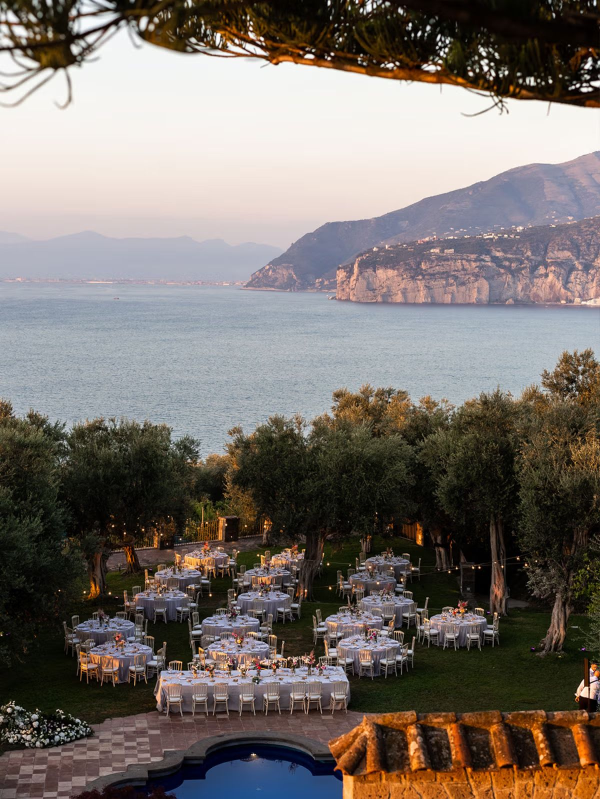
#> input picture assets/img/venue-garden.jpg, 1200 x 1598 px, found by its file name (shown at 1/2 size)
$ python paint-watercolor.py out.png   (older library calls are emulated)
#> lines starting #> are read from the running program, lines starting #| are printed output that depends on the picture; after the words box and inside, x2 and y2 are one past the last pixel; in counts of white or black regions, pixels touching at a corner belong together
"""Paint the title page backdrop as an ink-and-watercolor sketch: the view over
the bay from Capo Santa Fortunata, with the pink villa up front and the lit
dinner tables behind it.

    python3 tools/paint-watercolor.py <out.jpg> [--seed N]

Sources: assets/img/venue-garden.jpg (the view) and tools/src/villa-front.jpg.
Needs opencv-python-headless (with ximgproc not required) and numpy.
"""
import argparse
import cv2
import numpy as np

ap = argparse.ArgumentParser()
ap.add_argument("out")
ap.add_argument("--seed", type=int, default=4)
ap.add_argument("--view", default="assets/img/venue-garden.jpg")
ap.add_argument("--villa", default="tools/src/villa-front.jpg")
args = ap.parse_args()
rng = np.random.default_rng(args.seed)

# ---- the scene, still a photo: the view with a band of calm sea taken out so
# the garden fits, and the villa standing in front of the tables
view = cv2.imread(args.view)
#> view is the input picture: shape (1598, 1200, 3); mean B, G, R 106.6, 112, 119.6
SEAM = 40
CUTS = [(900, 1040), (680, 800)]   # some trees, then some calm sea (bottom-up)
for c0, c1 in CUTS:
    a, b = view[:c0 + SEAM].astype(np.float32), view[c1:].astype(np.float32)
    t = np.linspace(0, 1, SEAM)[:, None, None]
    view = np.vstack([a[:-SEAM], a[-SEAM:] * (1 - t) + b[:SEAM] * t, b[SEAM:]]).astype(np.uint8)
view = view[235:1300 - sum(c1 - c0 for c0, c1 in CUTS)]
#> view: shape (805, 1200, 3)
W = 1800
img = cv2.resize(view, (W, int(view.shape[0] * W / view.shape[1])), interpolation=cv2.INTER_CUBIC)
H = img.shape[0]
#> H = 1207

# the evening photo is dark down in the garden: lift it to afternoon light
hsv = cv2.cvtColor(img, cv2.COLOR_BGR2HSV).astype(np.float32)
hh, ss, vv = hsv[..., 0], hsv[..., 1], hsv[..., 2]
pinkish = ((hh > 150) | (hh < 14)) & (vv > 90)
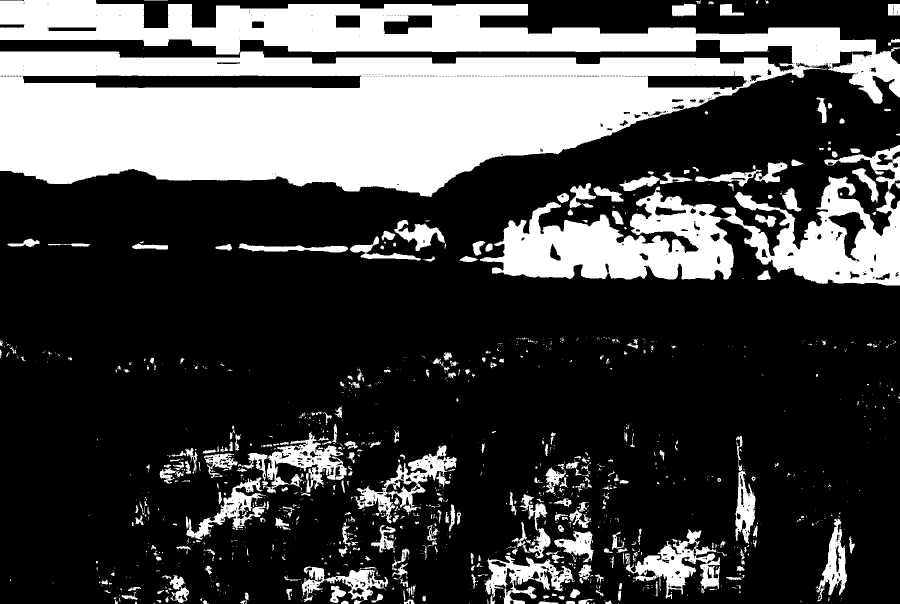
#> pinkish: shape (1207, 1800) bool (shown at 1/2 size); 28.1% white; 1333 white regions (981 under 20 px), largest, box (x1, y1, x2, y2) and area: (0, 0, 1800, 394) 413523, (960, 290, 1800, 571) 89645, (476, 863, 694, 987) 8507
hh[pinkish] = 18; ss[pinkish] *= 0.85              # no pink sunset haze
violet = (hh >= 112) & (hh <= 150)
#> violet: shape (1207, 1800) bool; 18.7% white; 955 white regions (795 under 20 px), largest, box (x1, y1, x2, y2) and area: (0, 137, 1800, 583) 321754, (575, 1024, 870, 1171) 14827, (977, 1032, 1240, 1207) 14496
hh[violet] = 108
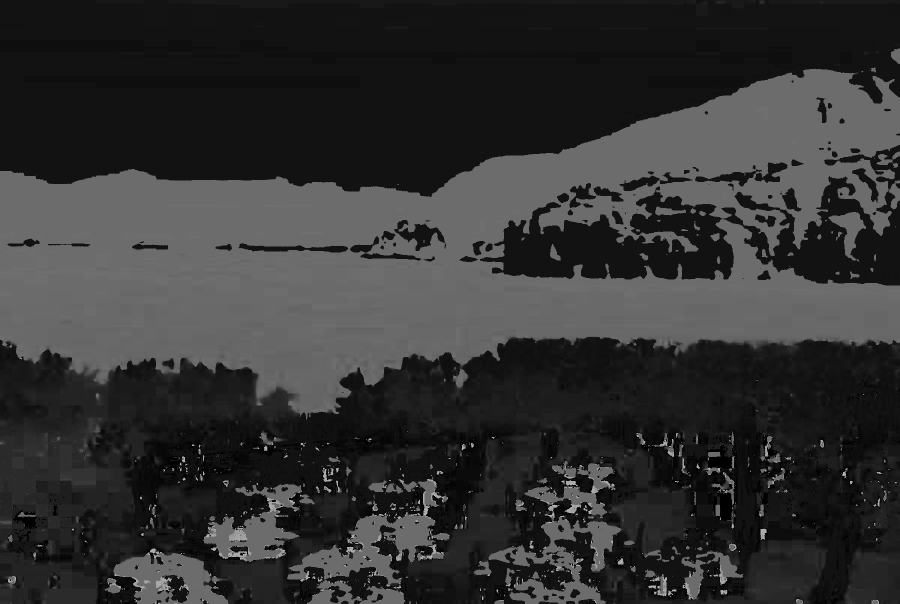
#> hh: shape (1207, 1800) float32 (shown at 1/2 size); min 0, max 179, mean 50.4
blue = (hh > 85) & (hh < 130)
#> blue: shape (1207, 1800) bool; 33% white; 466 white regions (332 under 20 px), largest, box (x1, y1, x2, y2) and area: (0, 137, 1800, 839) 632759, (575, 1024, 870, 1171) 15591, (977, 1032, 1242, 1207) 14858
ss[blue] = np.clip(ss[blue] * 1.6 + 25, 0, 255)
vv[:] = np.clip(255 * (vv / 255) ** 0.6 + 10, 0, 255)
img = cv2.cvtColor(np.dstack([hh, ss, vv]).astype(np.uint8), cv2.COLOR_HSV2BGR)
# a clear blue sky, paling toward the horizon
yy = np.linspace(0, 1, H)[:, None, None]
#> yy = 1207 values from 0 to 1
skyw = np.clip(1 - yy / 0.34, 0, 1)
grad = np.array([226, 196, 150], np.float32) * skyw + np.array([236, 230, 222], np.float32) * (1 - skyw)
#> grad = 1207 rows, first 8: [226, 196, 150], [226, 196.1, 150.2], [226, 196.2, 150.4], [226.1, 196.2, 150.5], [226.1, 196.3, 150.7], [226.1, 196.4, 150.9], [226.1, 196.5, 151.1], [226.2, 196.6, 151.2]
lum0 = cv2.cvtColor(img, cv2.COLOR_BGR2GRAY).astype(np.float32)[..., None] / 255
sm = (yy < 0.36) * np.clip((lum0 - 0.7) / 0.1, 0, 1)
img = (img * (1 - sm * 0.9) + grad * sm * 0.9).astype(np.uint8)

villa = cv2.imread(args.villa)[118:650, 230:900]
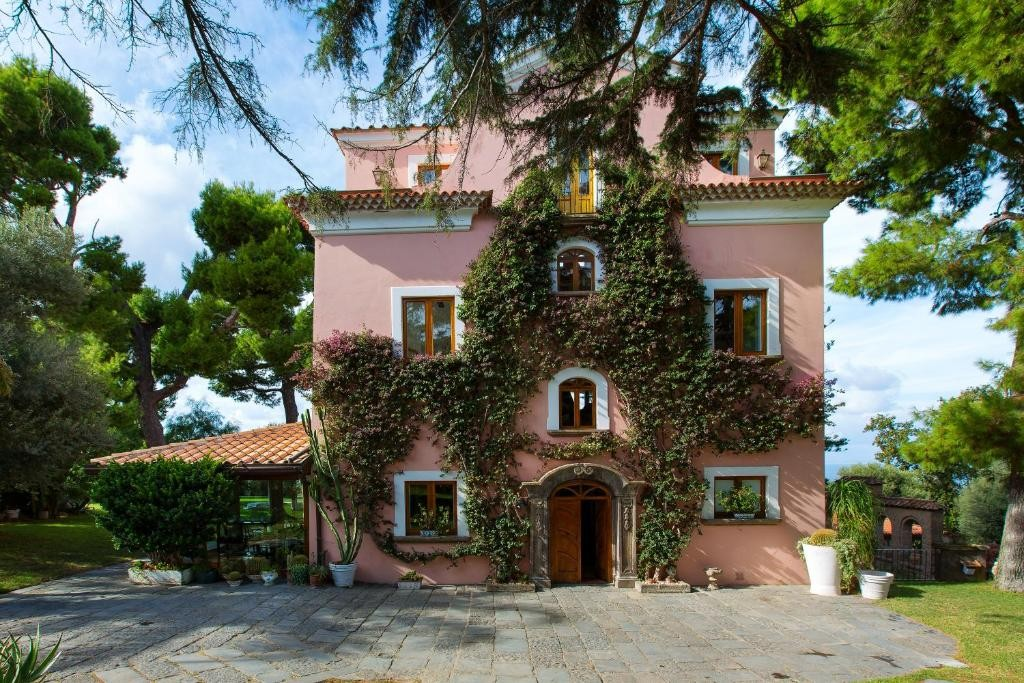
#> input picture tools/src/villa-front.jpg, 1024 x 683 px, found by its file name
vw = 700
vh = int(villa.shape[0] * vw / villa.shape[1])
#> vh = 555
villa = cv2.resize(villa, (vw, vh), interpolation=cv2.INTER_AREA)
#> villa: shape (555, 700, 3)
ph = cv2.cvtColor(villa, cv2.COLOR_BGR2HSV).astype(np.float32)
skyv = (((ph[..., 0] > 88) & (ph[..., 0] < 128) & (ph[..., 2] > 140)) | ((ph[..., 1] < 18) & (ph[..., 2] > 200))).astype(np.float32)
#> skyv: shape (555, 700) float32; values 0 (black) and 1 (white), 10% white; 148 white regions (100 under 20 px), largest, box (x1, y1, x2, y2) and area: (620, 176, 700, 379) 12533, (30, 0, 179, 76) 4973, (0, 0, 82, 84) 3929
skyv[int(vh * 0.6):] = 0
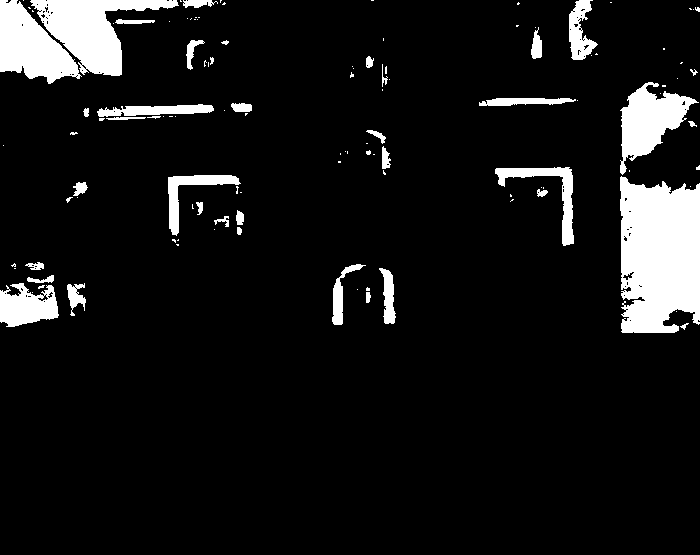
#> skyv: shape (555, 700) float32; values 0 (black) and 1 (white), 8.7% white; 117 white regions (78 under 20 px), largest, box (x1, y1, x2, y2) and area: (620, 176, 700, 333) 10862, (30, 0, 179, 76) 4973, (0, 0, 82, 84) 3929
skyv = cv2.dilate(skyv, np.ones((5, 5), np.uint8))
#> skyv: shape (555, 700) float32; values 0 (black) and 1 (white), 12% white; 51 white regions, largest, box (x1, y1, x2, y2) and area: (618, 80, 700, 335) 16553, (0, 0, 228, 86) 10823, (0, 273, 61, 329) 2659
fx = np.clip(np.minimum(np.arange(vw), vw - 1 - np.arange(vw)) / (vw * 0.1), 0, 1)
fy = np.clip((vh - 1 - np.arange(vh)) / (vh * 0.08), 0, 1)
m = np.minimum(fy[:, None], fx[None, :]) * (1 - skyv)
m = cv2.GaussianBlur(m, (0, 0), 3)[..., None]
#> m: shape (555, 700, 1) float64
flower = (ph[..., 0] > 138) & (ph[..., 0] < 171) & (ph[..., 1] > 55)
#> flower: shape (555, 700) bool; 0.06% white in thin lines or dots, all inside (x1, y1, x2, y2) = (0, 117, 523, 489)
ph[..., 1][flower] = np.clip(ph[..., 1][flower] * 1.8 + 30, 0, 255); ph[..., 0][flower] = 164
#> after `ph[..., 1][flower] = np.clip(ph[..., 1][flower] * 1.8 + 30, 0, 255)`:
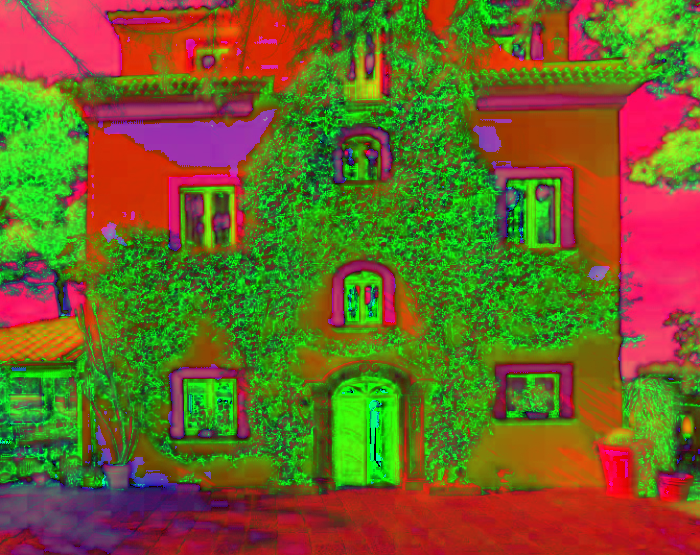
#> ph: shape (555, 700, 3) float32; mean B, G, R 38.9, 99.4, 111
#> after `ph[..., 0][flower] = 164`: ph: shape (555, 700, 3) float32; 0.06% of pixels changed, all inside (x1, y1, x2, y2) = (0, 117, 523, 489)
ph[..., 2] = np.clip(255 * (ph[..., 2] / 255) ** 0.6 + 14, 0, 255)
villa = cv2.cvtColor(ph.astype(np.uint8), cv2.COLOR_HSV2BGR).astype(np.float32)
x0, y0 = W - vw + 40, H - vh + 30                    # bottom right, in front of the tables
#> x0 = 1140; y0 = 682
xs, ys = max(0, x0), max(0, y0)
#> xs = 1140; ys = 682
roi = img[ys:H, xs:W].astype(np.float32)
pv = villa[ys - y0:ys - y0 + roi.shape[0], xs - x0:xs - x0 + roi.shape[1]]
mv = m[ys - y0:ys - y0 + roi.shape[0], xs - x0:xs - x0 + roi.shape[1]]
img[ys:H, xs:W] = (roi * (1 - mv) + pv * mv).astype(np.uint8)

# sailboats on the bay
for (fx_, fy_, s) in [(0.08, 0.5, 1.4), (0.26, 0.43, 1.0), (0.43, 0.4, 0.75)]:
    x, y = W * fx_, H * fy_
    cv2.fillPoly(img, [np.array([[x - 22 * s, y], [x + 26 * s, y], [x + 18 * s, y + 7 * s], [x - 16 * s, y + 7 * s]], np.int32)], (230, 236, 242), cv2.LINE_AA)
    cv2.fillPoly(img, [np.array([[x, y - 3], [x, y - 58 * s], [x + 22 * s, y - 4]], np.int32)], (252, 252, 252), cv2.LINE_AA)
    cv2.fillPoly(img, [np.array([[x - 3, y - 4], [x - 3, y - 46 * s], [x - 18 * s, y - 4]], np.int32)], (238, 240, 244), cv2.LINE_AA)
    cv2.line(img, (int(x), int(y)), (int(x), int(y - 60 * s)), (90, 70, 60), 2, cv2.LINE_AA)
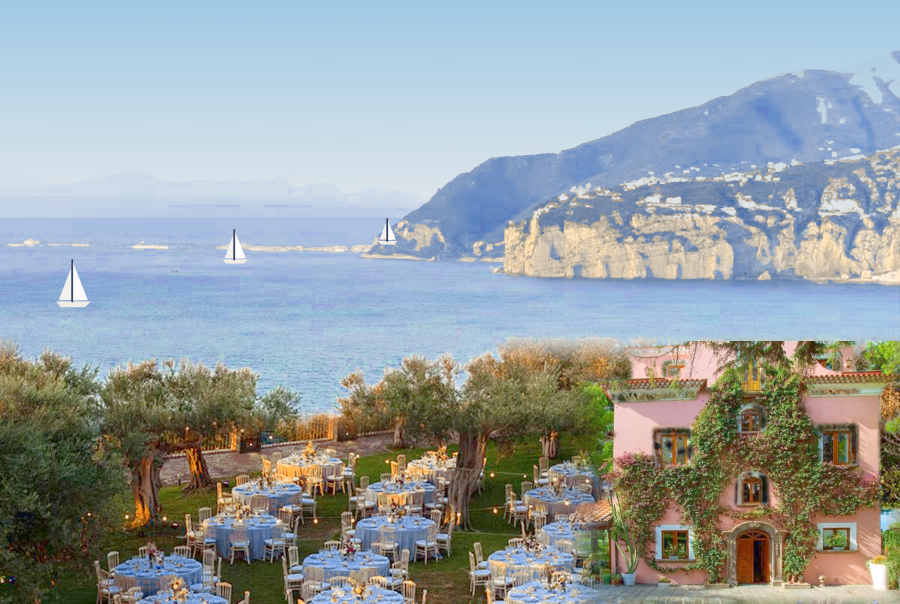
#> img: shape (1207, 1800, 3) (shown at 1/2 size); mean B, G, R 163.1, 160.5, 151

# ---- watercolor washes: flat pools of colour, thinned with water so the
# paper shows through, a little darker where each wash dries at its edge
smooth = cv2.bilateralFilter(img, 9, 40, 9)
wash = cv2.pyrMeanShiftFiltering(smooth, 12, 34)
wash = cv2.medianBlur(wash, 7)
hsvw = cv2.cvtColor(wash, cv2.COLOR_BGR2HSV).astype(np.float32)
hsvw[..., 1] = np.clip(hsvw[..., 1] * 1.35, 0, 255)
wash = cv2.cvtColor(hsvw.astype(np.uint8), cv2.COLOR_HSV2BGR).astype(np.float32)
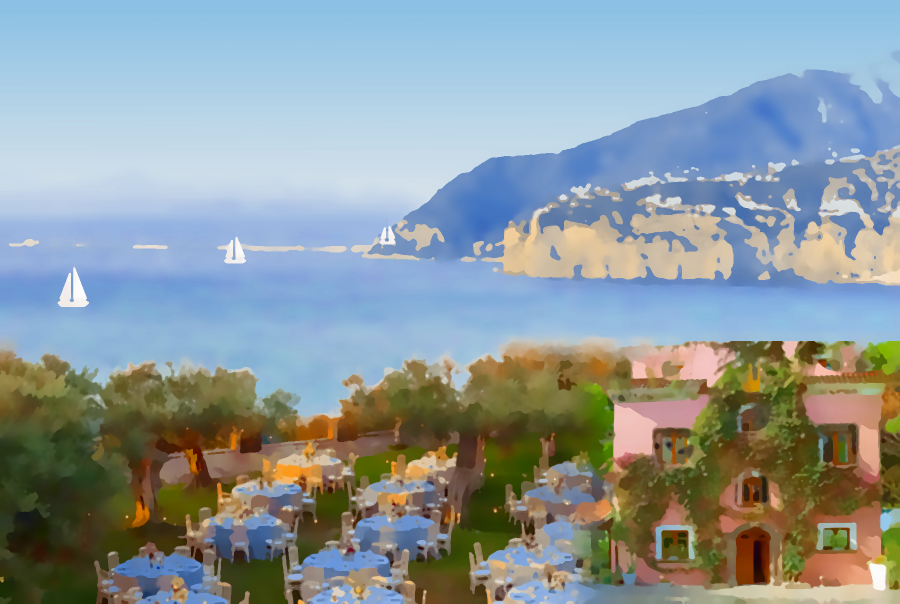
#> wash: shape (1207, 1800, 3) float32 (shown at 1/2 size); mean B, G, R 157.3, 153, 140.2
wash = 255 - (255 - wash) * 0.7                      # thinned pigment
lum = cv2.cvtColor(wash.astype(np.uint8), cv2.COLOR_BGR2GRAY).astype(np.float32)
edge = cv2.magnitude(cv2.Sobel(lum, cv2.CV_32F, 1, 0, ksize=3), cv2.Sobel(lum, cv2.CV_32F, 0, 1, ksize=3))
edge = cv2.GaussianBlur(np.clip(edge / 60, 0, 1), (0, 0), 1.5)
wash *= (1 - 0.14 * edge)[..., None]                 # pooled pigment at wash edges
blotch = cv2.resize(rng.random((H // 40, W // 40)).astype(np.float32), (W, H), interpolation=cv2.INTER_CUBIC)
blotch2 = cv2.resize(rng.random((H // 12, W // 12)).astype(np.float32), (W, H), interpolation=cv2.INTER_CUBIC)
wash = 255 - (255 - wash) * (0.86 + 0.18 * blotch + 0.1 * (blotch2 - 0.5))[..., None]   # uneven pigment

# ---- ink: a loose pen line over the forms (difference of gaussians), drawn
# slightly off the colour like a quick sketch
g = cv2.cvtColor(smooth, cv2.COLOR_BGR2GRAY).astype(np.float32) / 255
dog = cv2.GaussianBlur(g, (0, 0), 1.2) - cv2.GaussianBlur(g, (0, 0), 2.4)
ink = np.clip((-dog - 0.018) / 0.03, 0, 1)
inkb = (ink > 0.25).astype(np.uint8)
n, lab, stats, _ = cv2.connectedComponentsWithStats(inkb, connectivity=8)
#> n = 5415
keep = np.zeros(n, bool); keep[1:] = stats[1:, cv2.CC_STAT_AREA] >= 40   # drop specks
ink *= keep[lab]
ink[: int(H * 0.2)] *= 0.3                          # keep the sky open for the title
jx = cv2.resize(rng.normal(0, 1, (H // 60, W // 60)).astype(np.float32), (W, H), interpolation=cv2.INTER_CUBIC) * 3
jy = cv2.resize(rng.normal(0, 1, (H // 60, W // 60)).astype(np.float32), (W, H), interpolation=cv2.INTER_CUBIC) * 3
gx, gy = np.meshgrid(np.arange(W, dtype=np.float32), np.arange(H, dtype=np.float32))
ink = cv2.remap(ink, gx + jx, gy + jy, cv2.INTER_LINEAR)
ink = cv2.GaussianBlur(ink, (0, 0), 0.5)
INK = np.array([78, 52, 40], np.float32)             # BGR deep navy-brown
#> INK = [78, 52, 40]
out = wash * (1 - ink[..., None] * 0.8) + INK * ink[..., None] * 0.8

# ---- string lights over the tables: warm dots on sagging wires
glow = np.zeros((H, W), np.float32)
for (xa, xb, ya, sag) in [(0.06, 0.38, 0.7, 0.035), (0.34, 0.66, 0.68, 0.03), (0.12, 0.6, 0.77, 0.04)]:
    xs_ = np.linspace(W * xa, W * xb, 400)
    u = (xs_ - xs_[0]) / (xs_[-1] - xs_[0])
    ys_ = H * ya + H * sag * 4 * u * (1 - u)
    pts = np.stack([xs_, ys_], 1).astype(np.int32)
    cv2.polylines(out, [pts], False, (90, 80, 70), 1, cv2.LINE_AA)
    for k in range(0, 400, 16):
        cv2.circle(glow, (int(xs_[k]), int(ys_[k]) + 3), 3, 1, -1, cv2.LINE_AA)
halo = cv2.GaussianBlur(glow, (0, 0), 7) * 2.2
WARM = np.array([120, 215, 252], np.float32)
#> WARM = [120, 215, 252]
out = out * (1 - np.clip(halo, 0, 0.6)[..., None]) + WARM * np.clip(halo, 0, 0.6)[..., None]
out = out * (1 - glow[..., None]) + np.array([200, 245, 255], np.float32) * glow[..., None]

# ---- paper
grain = cv2.GaussianBlur(rng.random((H, W)).astype(np.float32), (0, 0), 0.7)
out *= (0.965 + 0.05 * grain)[..., None]
cv2.imwrite(args.out, np.clip(out, 0, 255).astype(np.uint8), [cv2.IMWRITE_JPEG_QUALITY, 86])
print(W, H)
#| 1800 1207
